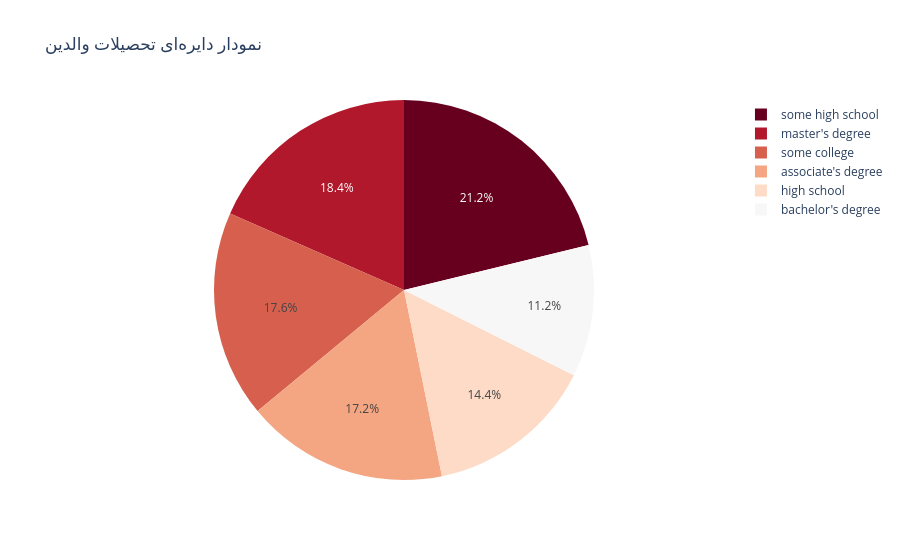

The notebook cell this image was saved under:
### Code cell
fig = px.pie(df, names="parental level of education", title="نمودار دایرهای تحصیلات والدین",
             color_discrete_sequence=px.colors.sequential.RdBu)
fig.show()

### Figure 1 — Plotly figure (JSON) as saved in the notebook; plotly's stock layout.template omitted (floating-point values rounded to 4 significant figures; data arrays with more than 128 entries replaced by an {"elided": "..."} marker saying what was removed)
{"data": [{"domain": {"x": [0, 1], "y": [0, 1]}, "hovertemplate": "parental level of education=%{label}<extra></extra>", "labels": {"elided": "250 str values"}, "legendgroup": "", "name": "", "showlegend": true, "type": "pie"}], "layout": {"legend": {"tracegroupgap": 0}, "piecolorway": ["rgb(103,0,31)", "rgb(178,24,43)", "rgb(214,96,77)", "rgb(244,165,130)", "rgb(253,219,199)", "rgb(247,247,247)", "rgb(209,229,240)", "rgb(146,197,222)", "rgb(67,147,195)", "rgb(33,102,172)", "rgb(5,48,97)"], "title": {"text": "نمودار دایرهای تحصیلات والدین"}}}
